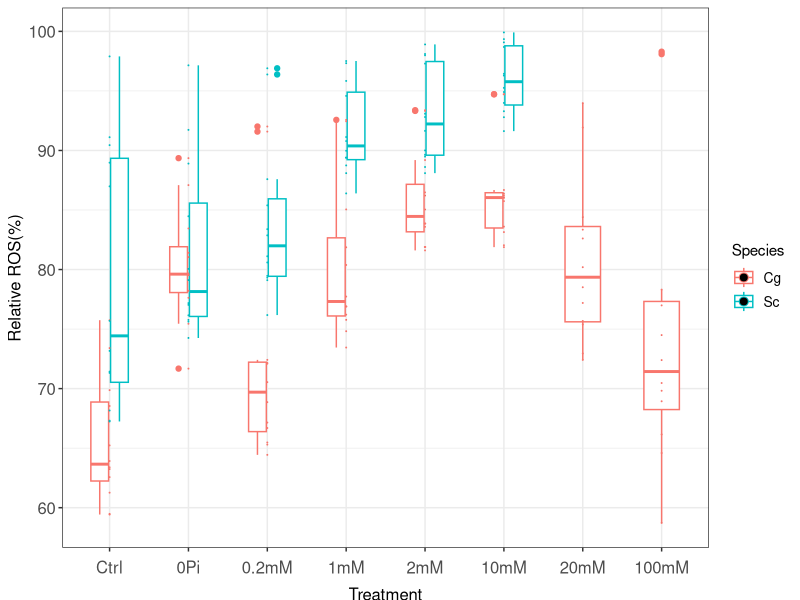
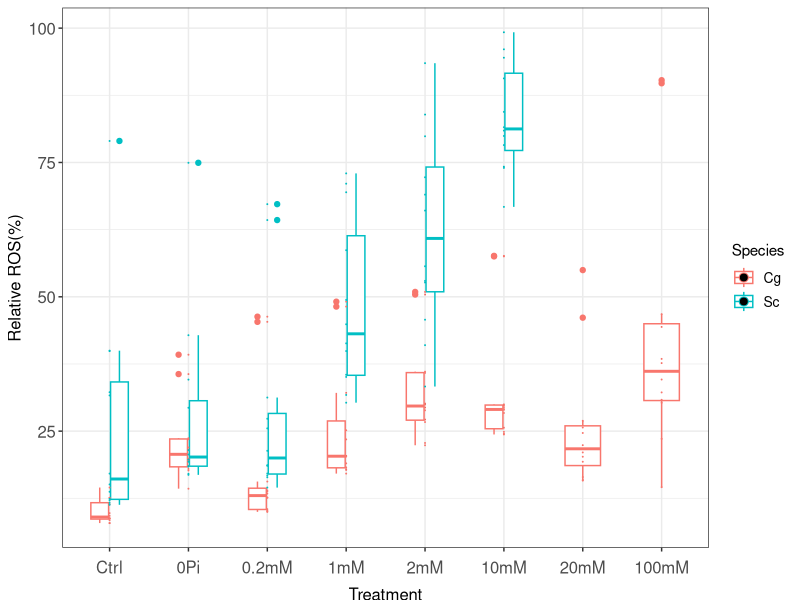
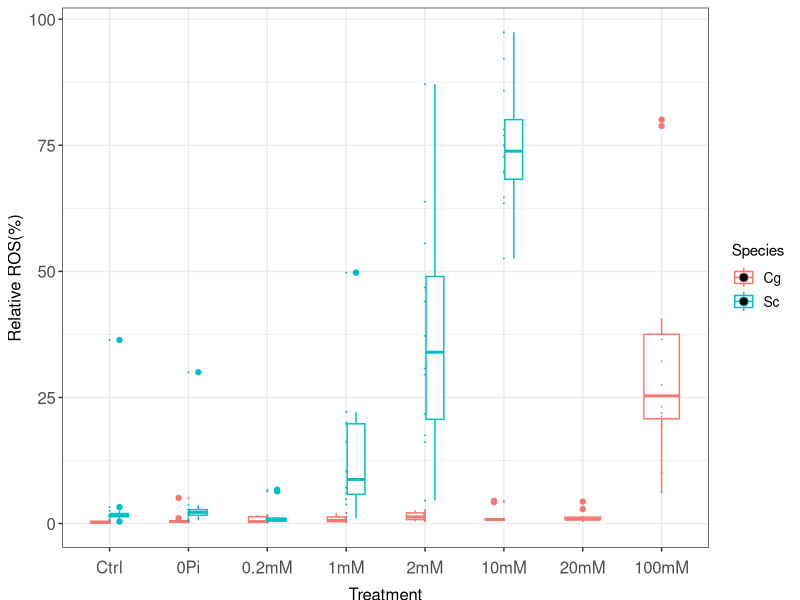
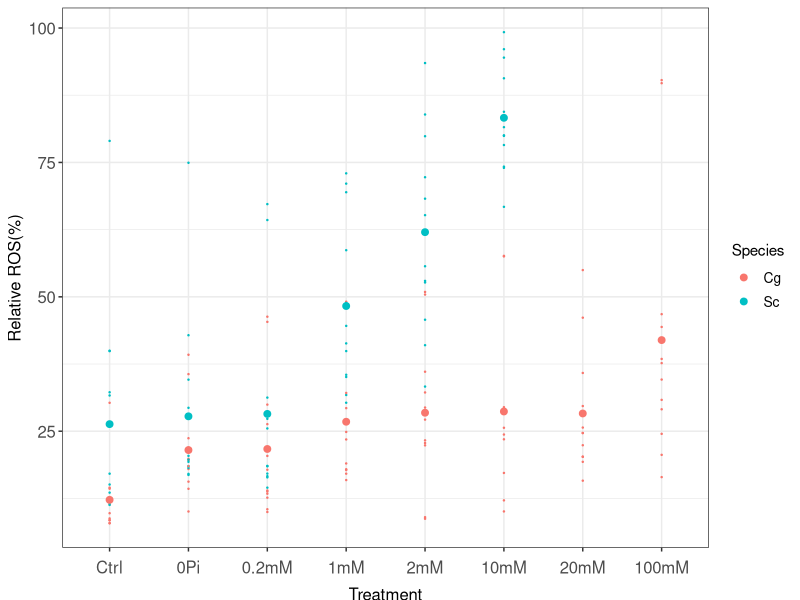
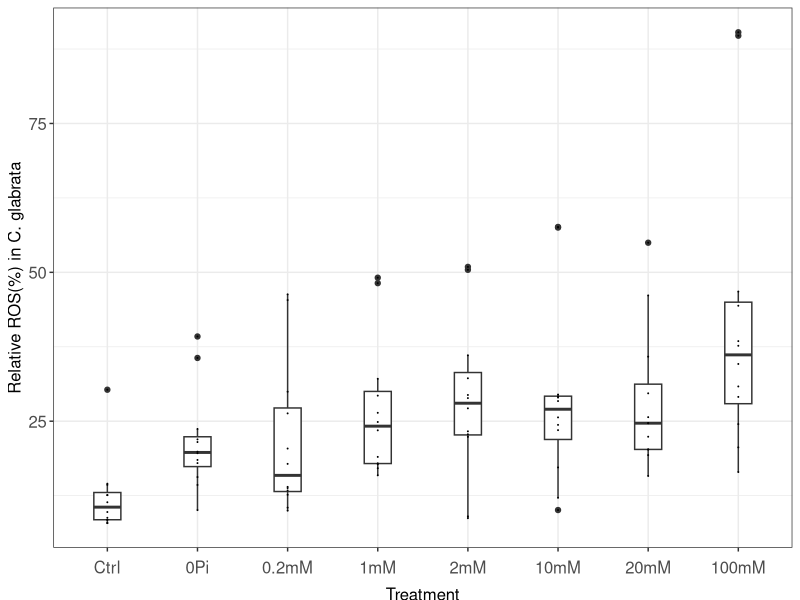
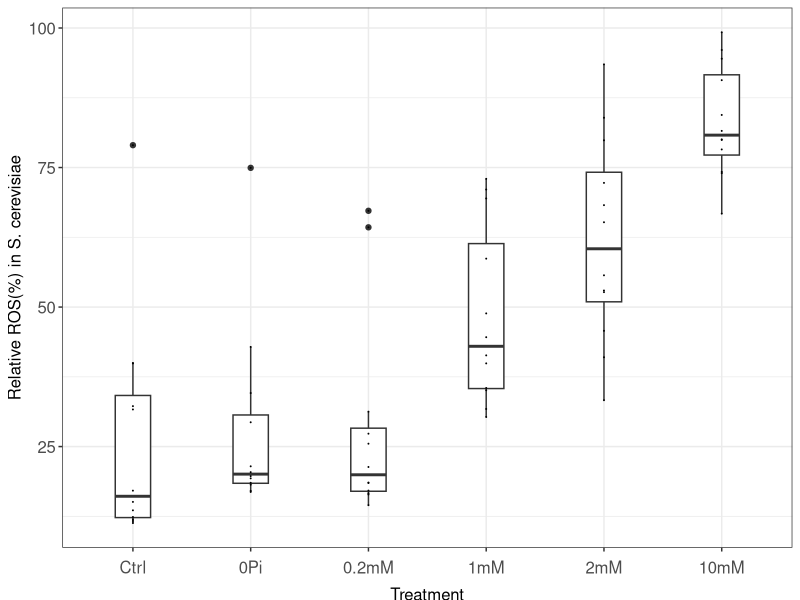
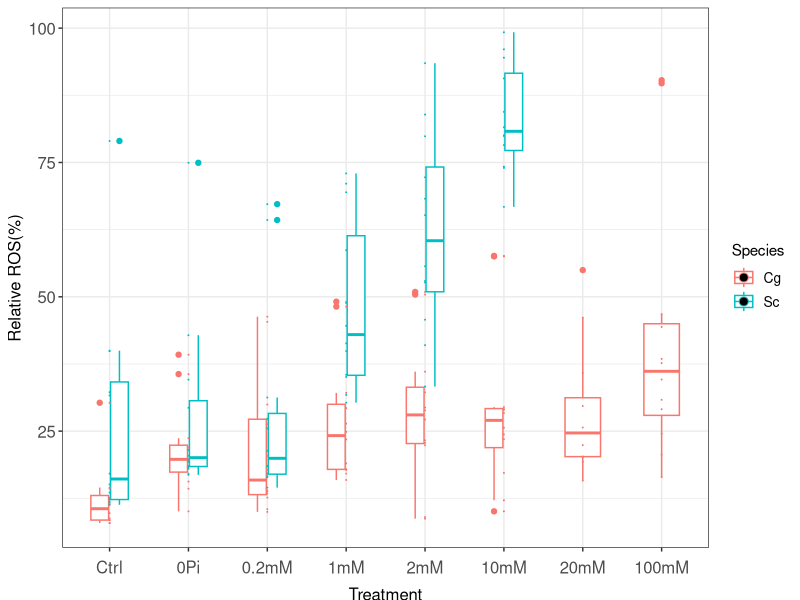
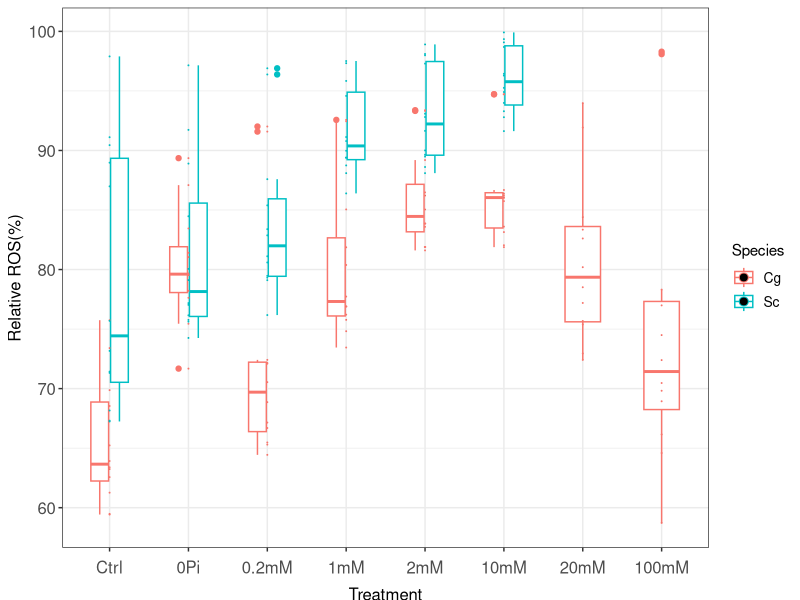

Recreate these plots in R, in order.
## ---- chunk 1
library(tidyverse)
library(cowplot)
#library(ggplot2)
library(dplyr)
#library(mgcv)
library(broom)
## ---- chunk 2
# import the data
ros <- read.csv("../input/merge-add_gate.csv")
cond <- read.csv("../input/Sample_treatment.csv")

# match the treatment and species to the raw data
ros.cb <- left_join(ros,cond)

#filter out the % of the BLH-1 gate we need and factor the treatment level
ros.ps <- ros.cb %>% 
          select(.,Plate, Group, Sample, Gate, X.Parameter, Species, Treatment, Count, X.Total, X.Gated, X.Mean, X.Median) %>% 
          filter(.,X.Parameter == "BL1-H" & Gate %in% c("High_ROS","500_gate","2000_gate")) %>% 
          mutate(.,Treatment = factor(Treatment, levels = c("Ctrl","0Pi","0.2mM","1mM","2mM","10mM","20mM","100mM")))
## ---- chunk 3
# plot the 500_gate
ros.ps %>% filter(., Gate == "500_gate") %>% 
  ggplot(aes(x = Treatment, y = X.Gated, color = Species)) +
  geom_boxplot(width=0.5) +
  geom_dotplot(binaxis = 'y', binwidth=0.04, stackdir = "center") +
  theme_bw() +
  theme(legend.position="right", legend.box = "vertical", legend.text = element_text(size=10), 
        axis.title = element_text(size = 12), 
        axis.text.x = element_text(angle=0,vjust=-0.5), axis.text = element_text(size = 12), 
        axis.title.x = element_text(vjust=-2),
        plot.title = element_text(size = 14, hjust = 0.5)) +
  labs(y = "Relative ROS(%)")
ggsave("../output/20230402-Raw-Cg&Sc-500_gate.png", width = 8, height = 6)  

# plot the 1000_gate
ros.ps %>% filter(., Gate == "High_ROS") %>% 
  ggplot(aes(x = Treatment, y = X.Gated, color = Species)) +
  geom_boxplot(width=0.5) +
  geom_dotplot(binaxis = 'y', binwidth=0.04, stackdir = "center") +
  theme_bw() +
  theme(legend.position="right", legend.box = "vertical", legend.text = element_text(size=10), 
        axis.title = element_text(size = 12), 
        axis.text.x = element_text(angle=0,vjust=-0.5), axis.text = element_text(size = 12), 
        axis.title.x = element_text(vjust=-2),
        plot.title = element_text(size = 14, hjust = 0.5)) +
  labs(y = "Relative ROS(%)")
ggsave("../output/20230402-Raw-Cg&Sc-1000_gate.png", width = 8, height = 6)  

# plot the 2000_gate
ros.ps %>% filter(., Gate == "2000_gate") %>% 
  ggplot(aes(x = Treatment, y = X.Gated, color = Species)) +
  geom_boxplot(width=0.5) +
  geom_dotplot(binaxis = 'y', binwidth=0.04, stackdir = "center") +
  theme_bw() +
  theme(legend.position="right", legend.box = "vertical", legend.text = element_text(size=10), 
        axis.title = element_text(size = 12), 
        axis.text.x = element_text(angle=0,vjust=-0.5), axis.text = element_text(size = 12), 
        axis.title.x = element_text(vjust=-2),
        plot.title = element_text(size = 14, hjust = 0.5)) +
  labs(y = "Relative ROS(%)")
ggsave("../output/20230402-Raw-Cg&Sc-2000_gate.png", width = 8, height = 6)  

## ---- chunk 4
# Cg different gates
ros.ps %>% filter(., Gate == "500_gate" & Species == "Cg") %>% 
  lm(X.Gated ~ Treatment, data = .) %>%  # did one-way anova using different treatment
  summary()

ros.ps %>% filter(., Gate == "High_ROS" & Species == "Cg") %>% 
  lm(X.Gated ~ Treatment, data = .) %>%  # 
  summary()

ros.ps %>% filter(., Gate == "2000_gate" & Species == "Cg") %>% 
  lm(X.Gated ~ Treatment, data = .) %>%  
  summary()

# Sc with different gates
ros.ps %>% filter(., Gate == "500_gate" & Species == "Sc") %>% 
  lm(X.Gated ~ Treatment, data = .) %>%  
  summary()

ros.ps %>% filter(., Gate == "High_ROS" & Species == "Sc") %>% 
  lm(X.Gated ~ Treatment, data = .) %>%  
  summary()

ros.ps %>% filter(., Gate == "2000_gate" & Species == "Sc") %>% 
  lm(X.Gated ~ Treatment, data = .) %>%  
  summary()


## ---- chunk 5
# Cg different gates
ros.ps %>% filter(., Gate == "500_gate" & Species == "Cg") %>% 
  lm(X.Median ~ Treatment, data = .) %>%  # did one-way anova using different treatment
  summary()

ros.ps %>% filter(., Gate == "High_ROS" & Species == "Cg") %>% 
  lm(X.Median ~ Treatment, data = .) %>%  # 
  summary()

ros.ps %>% filter(., Gate == "2000_gate" & Species == "Cg") %>% 
  lm(X.Median ~ Treatment, data = .) %>%  
  summary()

# Sc with different gates
ros.ps %>% filter(., Gate == "500_gate" & Species == "Sc") %>% 
  lm(X.Median ~ Treatment, data = .) %>%  
  summary()

ros.ps %>% filter(., Gate == "High_ROS" & Species == "Sc") %>% 
  lm(X.Median ~ Treatment, data = .) %>%  
  summary()

ros.ps %>% filter(., Gate == "2000_gate" & Species == "Sc") %>% 
  lm(X.Median ~ Treatment, data = .) %>%  
  summary()


## ---- chunk 6
ros <- read.csv("../input/ROS_processed_data.csv")
# arrange the factor level
ros$Treatment <- factor(ros$Treatment, levels = c("Ctrl","0Pi","0.2mM","1mM","2mM","10mM","20mM","100mM"))
## ---- chunk 7
# plot two species together
ros %>% 
  ggplot(aes(x = Treatment, y = X.Gated, color = Species)) + geom_point(size = 0.2) + 
  stat_summary(fun = "mean", geom = "point", size = 2) +
  theme_bw() +
  theme(legend.position="right", legend.box = "vertical", legend.text = element_text(size=10), 
        axis.title = element_text(size = 12), 
        axis.text.x = element_text(angle=0,vjust=-0.5), axis.text = element_text(size = 12), 
        axis.title.x = element_text(vjust=-2),
        plot.title = element_text(size = 14, hjust = 0)) +
  labs(y = "Relative ROS(%)")
ggsave("../output/20230329-Raw-Cg&Sc-ROS-Staining.png", width = 8, height = 6)

# separately plot the species Cg
ros %>% filter(., Species == "Cg") %>% 
  ggplot(aes(x = Treatment, y = X.Gated)) +
  geom_boxplot(width=0.3) +
  geom_dotplot(binaxis = 'y', binwidth=0.04, stackdir = "center") +
  theme_bw() +
  theme(legend.position="right", legend.box = "vertical", legend.text = element_text(size=10), 
        axis.title = element_text(size = 12), 
        axis.text.x = element_text(angle=0,vjust=-0.5), axis.text = element_text(size = 12), 
        axis.title.x = element_text(vjust=-2),
        plot.title = element_text(size = 14, hjust = 0)) +
  labs(y = "Relative ROS(%) in C. glabrata")
ggsave("../output/20230329-Cg-ROS-Staining.png", width = 8, height = 6)

# separately plot the species Sc
ros %>% filter(., Species == "Sc") %>% 
  ggplot(aes(x = Treatment, y = X.Gated)) +
  geom_boxplot(width=0.3) +
  geom_dotplot(binaxis = 'y', binwidth=0.04, stackdir = "center") +
  theme_bw() +
  theme(legend.position="right", legend.box = "vertical", legend.text = element_text(size=10), 
        axis.title = element_text(size = 12), 
        axis.text.x = element_text(angle=0,vjust=-0.5), axis.text = element_text(size = 12), 
        axis.title.x = element_text(vjust=-2),
        plot.title = element_text(size = 14, hjust = 0)) +
  labs(y = "Relative ROS(%) in S. cerevisiae")
ggsave("../output/20230329-Sc-ROS-Staining.png", width = 8, height = 6)

# Draw two species side by side
ros %>%
  ggplot(aes(x = Treatment, y = X.Gated, color = Species)) +
  geom_boxplot(width=0.5) +
  geom_dotplot(binaxis = 'y', binwidth=0.04, stackdir = "center") +
  theme_bw() +
  theme(legend.position="right", legend.box = "vertical", legend.text = element_text(size=10), 
        axis.title = element_text(size = 12), 
        axis.text.x = element_text(angle=0,vjust=-0.5), axis.text = element_text(size = 12), 
        axis.title.x = element_text(vjust=-2),
        plot.title = element_text(size = 14, hjust = 0.5)) +
  labs(y = "Relative ROS(%)")
ggsave("../output/20230329-Cg&Sc-ROS-Staining.png", width = 8, height = 6)

## ---- chunk 8
# statistical analysis between groups, compare all the categorical variable (0Pi, H2O2 treatment) to Ctrl treatment
## One-way ANOVA
# Cg
ros %>% 
  filter(Species == "Cg") %>% # for a specific species
  lm(X.Gated ~ Treatment, data = .) %>%  # did one-way anova using different treatment
  summary()

ros %>% 
  filter(Species == "Sc") %>% # for a specific species
  lm(X.Gated ~ Treatment, data = .) %>%  # did one-way anova using different treatment
  summary()

#pair-wise t-test 
#(I do not know how to write the code to compare it, so I mannually generated the wide_data_format.csv from the ros file)
ros.wide <- read.csv("../input/wide_data_format.csv")
ros.wide%>% 
group_by(Treatment) %>% 
do(tidy(t.test(.$Cg, 
               .$Sc, 
               mu = 0, 
               alt = "two.sided", 
               paired = TRUE, 
               conf.level = 0.95)))
# Conlusion: no significant difference of ROS level between Cg and Sc at Ctrl, 0mM Pi and 0.2mM H2O2 treatment. 

# two way anova to include both species and treatment
ros %>% 
  filter(!Treatment %in% c("20mM","100mM")) %>% 
  aov(X.Gated ~ Species * Treatment, data = .) %>% 
  summary()

ros %>% 
  filter(!Treatment %in% c("20mM","100mM")) %>% 
  aov(X.Gated ~ Species * Treatment, data = .) %>%
  TukeyHSD(., which = "Treatment")
